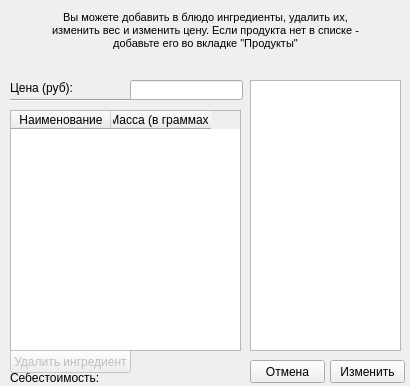
<?xml version="1.0" encoding="UTF-8"?>
<ui version="4.0">
 <class>productAdder</class>
 <widget class="QWidget" name="productAdder">
  <property name="geometry">
   <rect>
    <x>0</x>
    <y>0</y>
    <width>410</width>
    <height>386</height>
   </rect>
  </property>
  <property name="windowTitle">
   <string>Добавить</string>
  </property>
  <widget class="QLabel" name="label">
   <property name="geometry">
    <rect>
     <x>0</x>
     <y>-20</y>
     <width>411</width>
     <height>101</height>
    </rect>
   </property>
   <property name="text">
    <string>&lt;!DOCTYPE HTML PUBLIC &quot;-//W3C//DTD HTML 4.0//EN&quot; &quot;http://www.w3.org/TR/REC-html40/strict.dtd&quot;&gt;
&lt;html&gt;&lt;head&gt;&lt;meta name=&quot;qrichtext&quot; content=&quot;1&quot; /&gt;&lt;style type=&quot;text/css&quot;&gt;
p, li { white-space: pre-wrap; }
&lt;/style&gt;&lt;/head&gt;&lt;body style=&quot; font-family:'MS Shell Dlg 2'; font-size:8pt; font-weight:400; font-style:normal;&quot;&gt;
&lt;p align=&quot;center&quot; style=&quot; margin-top:12px; margin-bottom:12px; margin-left:0px; margin-right:0px; -qt-block-indent:0; text-indent:0px;&quot;&gt;Вы можете добавить в блюдо ингредиенты, удалить их,&lt;br /&gt;изменить вес и изменить цену. Если продукта нет в списке -&lt;br /&gt;добавьте его во вкладке &amp;quot;Продукты&amp;quot;&lt;/p&gt;&lt;/body&gt;&lt;/html&gt;</string>
   </property>
  </widget>
  <widget class="QLabel" name="label_2">
   <property name="geometry">
    <rect>
     <x>10</x>
     <y>80</y>
     <width>90</width>
     <height>16</height>
    </rect>
   </property>
   <property name="text">
    <string>Цена (руб):</string>
   </property>
  </widget>
  <widget class="QLineEdit" name="priceEditor">
   <property name="geometry">
    <rect>
     <x>130</x>
     <y>80</y>
     <width>113</width>
     <height>20</height>
    </rect>
   </property>
  </widget>
  <widget class="Line" name="line">
   <property name="geometry">
    <rect>
     <x>10</x>
     <y>92</y>
     <width>121</width>
     <height>16</height>
    </rect>
   </property>
   <property name="orientation">
    <enum>Qt::Horizontal</enum>
   </property>
  </widget>
  <widget class="QPushButton" name="editConfirmButton">
   <property name="geometry">
    <rect>
     <x>330</x>
     <y>360</y>
     <width>75</width>
     <height>23</height>
    </rect>
   </property>
   <property name="text">
    <string>Изменить</string>
   </property>
  </widget>
  <widget class="QPushButton" name="cancelEditorButton">
   <property name="geometry">
    <rect>
     <x>250</x>
     <y>360</y>
     <width>75</width>
     <height>23</height>
    </rect>
   </property>
   <property name="text">
    <string>Отмена</string>
   </property>
  </widget>
  <widget class="QLabel" name="editorStatusText">
   <property name="geometry">
    <rect>
     <x>10</x>
     <y>60</y>
     <width>391</width>
     <height>20</height>
    </rect>
   </property>
   <property name="text">
    <string/>
   </property>
   <property name="alignment">
    <set>Qt::AlignCenter</set>
   </property>
  </widget>
  <widget class="QTableWidget" name="ingredientsToEdit">
   <property name="geometry">
    <rect>
     <x>10</x>
     <y>110</y>
     <width>231</width>
     <height>241</height>
    </rect>
   </property>
   <column>
    <property name="text">
     <string>Наименование</string>
    </property>
   </column>
   <column>
    <property name="text">
     <string>Масса (в граммах)</string>
    </property>
   </column>
  </widget>
  <widget class="QListWidget" name="ingredientsShow">
   <property name="geometry">
    <rect>
     <x>250</x>
     <y>80</y>
     <width>151</width>
     <height>271</height>
    </rect>
   </property>
  </widget>
  <widget class="QLabel" name="selfPrice">
   <property name="geometry">
    <rect>
     <x>10</x>
     <y>370</y>
     <width>231</width>
     <height>16</height>
    </rect>
   </property>
   <property name="text">
    <string>Себестоимость:</string>
   </property>
  </widget>
  <widget class="QPushButton" name="deleteIngredient">
   <property name="enabled">
    <bool>false</bool>
   </property>
   <property name="geometry">
    <rect>
     <x>10</x>
     <y>350</y>
     <width>121</width>
     <height>23</height>
    </rect>
   </property>
   <property name="text">
    <string>Удалить ингредиент</string>
   </property>
  </widget>
 </widget>
 <resources/>
 <connections/>
</ui>
